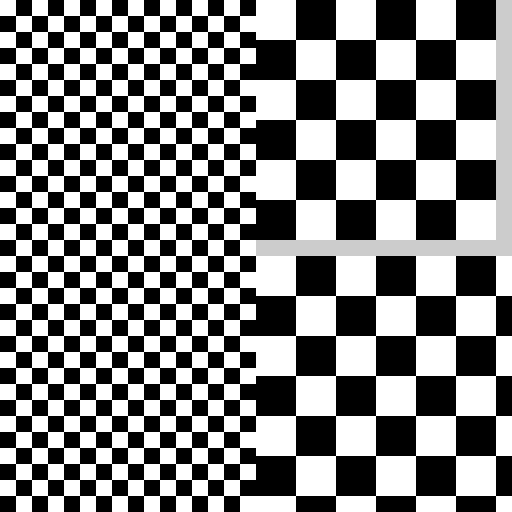
Frame 1 (no input)
Frame 60 (the mouse pressed at the canvas centre just before this capture): identical to frame 1, image omitted
Frame 120 (the mouse held since frame 60 and released just before this capture): identical to frame 1, image omitted

The Processing sketch that drew this single still picture (run headless with seeded random() and noise(); from frame 60 on, the mouse is pressed at the canvas centre):

// Processing sketch: checkerboard_1
// ── checkerboard_1.pde
/**
 * 2026/1/15 - 2026/1/17
 *
 * 在屏幕上画棋盘格的函数
 */
void setup() {
  size(512, 512);
  noStroke();
}
void draw() {
  checkerboard(0, 0, width/2, height/2, 16);
  checkerboard(width/2, 0, width/2, height/2, 40);
  checkerboard2(0, height/2, width/2, height/2, 16);
  checkerboard2(width/2, height/2, width/2, height/2, 40);
}
void checkerboard(int x0, int y0, int checkerboardWidth, int checkerboardHeight, int a) {
  // 矩形区域里面画棋盘格。
  // 只画完整的小格子，最右边和最下边可能没有格子。
  // 参数：
  // int x0: 起始横坐标
  // int y0: 起始纵坐标
  // int checkerboardWidth: 区域宽度
  // int checkerboardHeight: 区域高度
  // int a: 每个小格子边长
  // 返回值: 无
  int W = checkerboardWidth / a;
  int H = checkerboardHeight / a;
  int dx;
  int dy;
  for (int i = 0; i < W * H; i++) {
    dx = i % W;
    dy = i / W;
    if ((dx+dy)%2==0) {fill(255);} else {fill(0);}
    rect(x0 + dx * a, y0 + dy * a, a, a);
  }
}
void checkerboard2(int x0, int y0, int checkerboardWidth, int checkerboardHeight, int a) {
  // 矩形区域里面画棋盘格。
  // 画满整个区域，最右边和最下边可能有不完整的格子。
  // 参数：
  // int x0: 起始横坐标
  // int y0: 起始纵坐标
  // int checkerboardWidth: 区域宽度
  // int checkerboardHeight: 区域高度
  // int a: 每个小格子边长
  // 返回值: 无
  int W = checkerboardWidth / a + 1;
  int H = checkerboardHeight / a + 1;
  int dx;
  int dy;
  for (int i = 0; i < W * H; i++) {
    dx = i % W;
    dy = i / W;
    if ((dx+dy)%2==0) {fill(255);} else {fill(0);}
    if (dx != W - 1) {
      if (dy != H - 1) {
        rect(x0 + dx * a, y0 + dy * a, a, a);
      } else {
        rect(x0 + dx * a, y0 + dy * a, a, min(a, checkerboardHeight % a));
      }
    } else {
      if (dy != H - 1) {
        rect(x0 + dx * a, y0 + dy * a, min(a, checkerboardWidth % a), a);
      } else {
        rect(x0 + dx * a, y0 + dy * a, min(a, checkerboardWidth % a), min(a, checkerboardHeight % a));
      }
    }
  }
}
